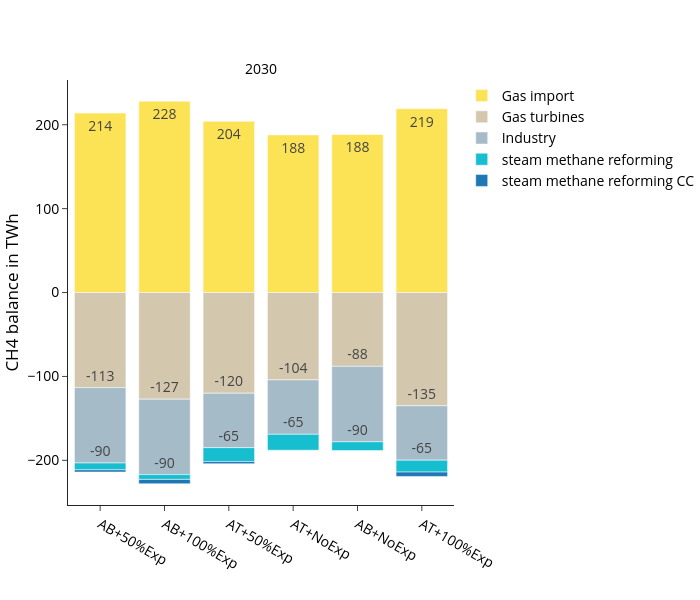

The notebook cell saved with this chart:
### Code cell
fig_name = "CH4_balance_TWh"
fig = px.bar(
    df, 
    **fig_kwargs,
    color_discrete_map=colors["gas"],
    category_orders={
        "variable":list(colors["gas"].keys()),
        "scen": scen_order
        },
    #facet_col_spacing=0.1,
    labels={"value":"CH4 balance in TWh","year":"",
            "variable":"", 
            "scen":""},

)
update_layout(fig)

print("Totals per scenario and year:", demand_sum_df)
fig.show()
#save_plotly_fig(df, fig, fig, sdir, f"{idx_group_name}_{fig_name}")

### Figure 1 — Plotly figure (JSON) as saved in the notebook; plotly's stock layout.template omitted (floating-point values rounded to 4 significant figures)
{"data": [{"hovertemplate": "=%{x}<br>CH4 balance in TWh=%{text}<extra></extra>", "legendgroup": "Gas import", "marker": {"color": "#fce356", "pattern": {"shape": ""}}, "name": "Gas import", "orientation": "v", "showlegend": true, "text": [228.0, 213.9, 188.4, 219.2, 204.1, 187.9], "textangle": 0, "textposition": "inside", "texttemplate": "%{y:.0f}", "type": "bar", "x": ["AB+100%Exp", "AB+50%Exp", "AB+NoExp", "AT+100%Exp", "AT+50%Exp", "AT+NoExp"], "xaxis": "x", "y": [228.0, 213.9, 188.4, 219.2, 204.1, 187.9], "yaxis": "y"}, {"hovertemplate": "=%{x}<br>CH4 balance in TWh=%{text}<extra></extra>", "legendgroup": "Gas turbines", "marker": {"color": "#d3c7ae", "pattern": {"shape": ""}}, "name": "Gas turbines", "orientation": "v", "showlegend": true, "text": [-127.1, -113.3, -88.0, -134.9, -120.0, -104.1], "textangle": 0, "textposition": "inside", "texttemplate": "%{y:.0f}", "type": "bar", "x": ["AB+100%Exp", "AB+50%Exp", "AB+NoExp", "AT+100%Exp", "AT+50%Exp", "AT+NoExp"], "xaxis": "x", "y": [-127.1, -113.3, -88.0, -134.9, -120.0, -104.1], "yaxis": "y"}, {"hovertemplate": "=%{x}<br>CH4 balance in TWh=%{text}<extra></extra>", "legendgroup": "Industry", "marker": {"color": "#a6bbc8", "pattern": {"shape": ""}}, "name": "Industry", "orientation": "v", "showlegend": true, "text": [-89.9, -89.9, -89.9, -64.9, -64.9, -64.9], "textangle": 0, "textposition": "inside", "texttemplate": "%{y:.0f}", "type": "bar", "x": ["AB+100%Exp", "AB+50%Exp", "AB+NoExp", "AT+100%Exp", "AT+50%Exp", "AT+NoExp"], "xaxis": "x", "y": [-89.9, -89.9, -89.9, -64.9, -64.9, -64.9], "yaxis": "y"}, {"hovertemplate": "=%{x}<br>CH4 balance in TWh=%{text}<extra></extra>", "legendgroup": "steam methane reforming", "marker": {"color": "#17BECF", "pattern": {"shape": ""}}, "name": "steam methane reforming", "orientation": "v", "showlegend": true, "text": [-5.7, -8.1, -10.5, -14.2, -16.5, -18.9], "textangle": 0, "textposition": "inside", "texttemplate": "%{y:.0f}", "type": "bar", "x": ["AB+100%Exp", "AB+50%Exp", "AB+NoExp", "AT+100%Exp", "AT+50%Exp", "AT+NoExp"], "xaxis": "x", "y": [-5.7, -8.1, -10.5, -14.2, -16.5, -18.9], "yaxis": "y"}, {"hovertemplate": "=%{x}<br>CH4 balance in TWh=%{text}<extra></extra>", "legendgroup": "steam methane reforming CC", "marker": {"color": "#1F77B4", "pattern": {"shape": ""}}, "name": "steam methane reforming CC", "orientation": "v", "showlegend": true, "text": [-5.2, -2.6, -5.2, -2.6], "textangle": 0, "textposition": "inside", "texttemplate": "%{y:.0f}", "type": "bar", "x": ["AB+100%Exp", "AB+50%Exp", "AT+100%Exp", "AT+50%Exp"], "xaxis": "x", "y": [-5.2, -2.6, -5.2, -2.6], "yaxis": "y"}], "layout": {"annotations": [{"font": {}, "showarrow": false, "text": "2030", "x": 0.5, "xanchor": "center", "xref": "paper", "y": 1, "yanchor": "bottom", "yref": "paper"}], "barmode": "relative", "height": 600, "legend": {"title": {"text": ""}, "tracegroupgap": 0}, "width": 700, "xaxis": {"anchor": "y", "categoryarray": ["AB+50%Exp", "AB+100%Exp", "AT+50%Exp", "AT+NoExp"], "categoryorder": "array", "domain": [0, 1], "title": {"text": ""}}, "yaxis": {"anchor": "x", "domain": [0, 1], "title": {"text": "CH4 balance in TWh"}}}}
